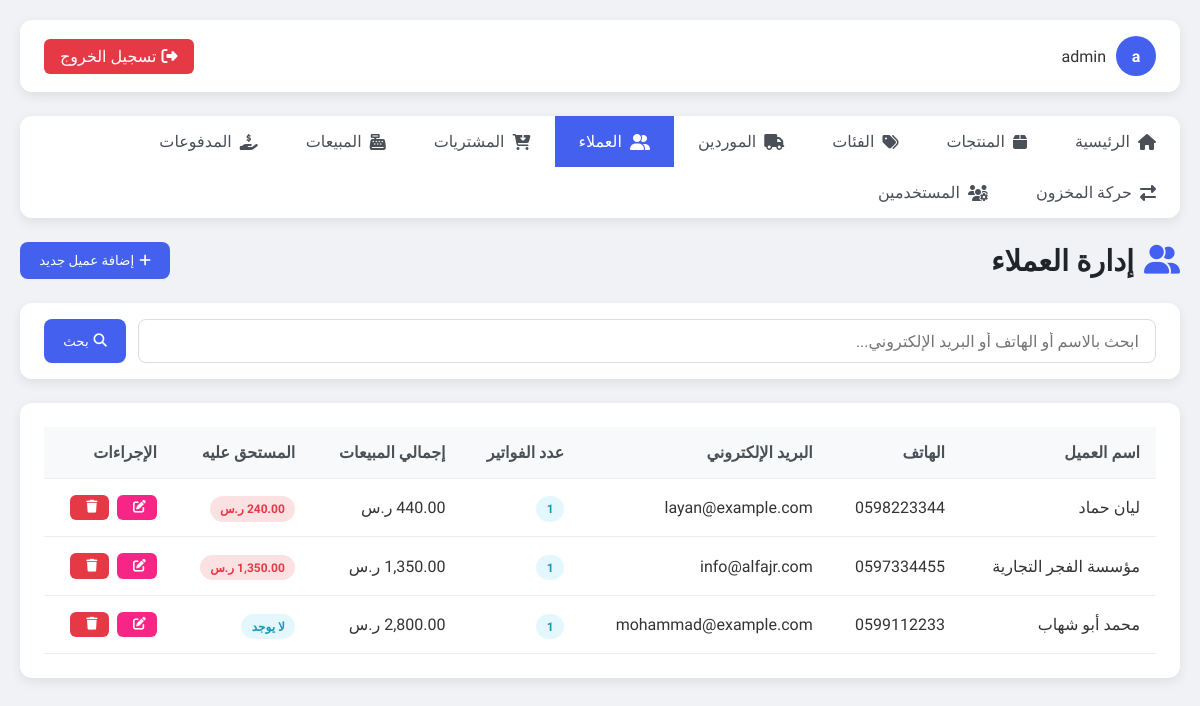
/customers.php (signed in), run on the app's committed database.
### tables this page shows
CREATE TABLE IF NOT EXISTS customers (
    id INT AUTO_INCREMENT PRIMARY KEY,
    name VARCHAR(150) NOT NULL,
    phone VARCHAR(30),
    email VARCHAR(150),
    address VARCHAR(255),
    notes VARCHAR(255),
    created_at TIMESTAMP DEFAULT CURRENT_TIMESTAMP
);

### customers.php (the view, shortened to what this page needs)
<?php
include "config.php";
$q = isset($_GET['q']) ? trim($_GET['q']) : '';
$where = '';
$per_page = 10;
$page = isset($_GET['page']) ? max(1, (int)$_GET['page']) : 1;
$offset = ($page - 1) * $per_page;
$sql = "SELECT c.*, COUNT(s.id) AS sales_count,
        COALESCE(SUM(s.total_price), 0) AS total_sales,
        COALESCE(SUM(s.total_price), 0) - COALESCE((SELECT SUM(p.amount) FROM payments p
            INNER JOIN sales s2 ON p.sale_id = s2.id WHERE s2.customer_id = c.id), 0) AS total_due
        FROM customers c
        LEFT JOIN sales s ON s.customer_id = c.id
        $where
        GROUP BY c.id
        ORDER BY c.created_at DESC
        LIMIT $per_page OFFSET $offset";
$result = mysqli_query($conn, $sql);
$customers = mysqli_fetch_all($result, MYSQLI_ASSOC);
?>
<!DOCTYPE html>
<html lang="ar" dir="rtl">
<head>
    <link rel="stylesheet" href="https://cdnjs.cloudflare.com/ajax/libs/font-awesome/6.4.0/css/all.min.css">
</head>
<body>
    <div class="container">
        <div class="topbar">
            <div class="user-info">
                <div class="avatar"><?php echo substr($_SESSION["username"], 0, 1); ?></div>
                <span><?php echo $_SESSION["username"]; ?></span>
            </div>
            <a href="logout.php" class="logout-btn"><i class="fas fa-sign-out-alt"></i> تسجيل الخروج</a>
        </div>
        <div class="nav">
            <a href="index.php"><i class="fas fa-home"></i> الرئيسية</a>
            <a href="products.php"><i class="fas fa-box"></i> المنتجات</a>
            <a href="categories.php"><i class="fas fa-tags"></i> الفئات</a>
            <a href="suppliers.php"><i class="fas fa-truck"></i> الموردين</a>
            <a href="customers.php" class="active"><i class="fas fa-user-friends"></i> العملاء</a>
            <a href="purchases.php"><i class="fas fa-cart-arrow-down"></i> المشتريات</a>
            <a href="sales.php"><i class="fas fa-cash-register"></i> المبيعات</a>
            <a href="payments.php"><i class="fas fa-hand-holding-usd"></i> المدفوعات</a>
            <a href="stock_movements.php"><i class="fas fa-exchange-alt"></i> حركة المخزون</a>
            <?php if($_SESSION['role'] === 'admin'): ?>
            <a href="users.php"><i class="fas fa-users-cog"></i> المستخدمين</a>
            <?php endif; ?>
        </div>
        <div class="page-header">
            <h1 class="page-title"><i class="fas fa-user-friends"></i> إدارة العملاء</h1>
            <button onclick="showAddForm()" class="btn btn-primary"><i class="fas fa-plus"></i> إضافة عميل جديد</button>
        </div>
        <form method="get" class="search-bar">
            <input type="text" name="q" placeholder="ابحث بالاسم أو الهاتف أو البريد الإلكتروني..." value="<?php echo htmlspecialchars($q); ?>">
            <button type="submit" class="btn btn-primary"><i class="fas fa-search"></i> بحث</button>
        </form>
        <div class="table-container">
            <table>
                <thead>
                    <tr>
                        <th>اسم العميل</th>
                        <th>الهاتف</th>
                        <th>البريد الإلكتروني</th>
                        <th>عدد الفواتير</th>
                        <th>إجمالي المبيعات</th>
                        <th>المستحق عليه</th>
                        <th>الإجراءات</th>
                    </tr>
                </thead>
                <tbody>
                    <?php if(count($customers) > 0): ?>
                        <?php foreach($customers as $customer): ?>
                            <tr>
                                <td><?php echo htmlspecialchars($customer['name']); ?></td>
                                <td><?php echo $customer['phone'] ? htmlspecialchars($customer['phone']) : '—'; ?></td>
                                <td><?php echo $customer['email'] ? htmlspecialchars($customer['email']) : '—'; ?></td>
                                <td><span class="badge badge-success"><?php echo $customer['sales_count']; ?></span></td>
                                <td><?php echo number_format($customer['total_sales'], 2); ?> ر.س</td>
                                <td>
                                    <?php if($customer['total_due'] > 0): ?>
                                        <span class="badge badge-danger"><?php echo number_format($customer['total_due'], 2); ?> ر.س</span>
                                    <?php else: ?>
                                        <span class="badge badge-success">لا يوجد</span>
                                    <?php endif; ?>
                                </td>
                                <td>
                                    <div class="action-buttons">
                                        <a href="edit_customer.php?id=<?php echo $customer['id']; ?>" class="btn btn-warning btn-sm"><i class="fas fa-edit"></i></a>
                                        <a href="customers.php?delete_id=<?php echo $customer['id']; ?>" class="btn btn-danger btn-sm" onclick="return confirm('هل أنت متأكد من حذف هذا العميل؟')"><i class="fas fa-trash"></i></a>
                                    </div>
                                </td>
                            </tr>
                        <?php endforeach; ?>
                    <?php else: ?>
                        <tr>
                            <td colspan="7" style="text-align: center;">لا يوجد عملاء مطابقون</td>
                        </tr>
                    <?php endif; ?>
                </tbody>
            </table>
        </div>
    </div>
</body>
</html>

### customers.php (style rules this page uses)
:root { --primary: #4361ee; --secondary: #3f37c9; --success: #4cc9f0; --info: #4895ef; --warning: #f72585; --danger: #e63946; --light: #f8f9fa; --dark: #212529; --background: #f0f2f5; --card-shadow: 0 4px 12px rgba(0, 0, 0, 0.08); }
* { margin: 0; padding: 0; box-sizing: border-box; font-family: 'Tajawal', sans-serif; }
body { background-color: var(--background); color: #333; min-height: 100vh; }
.container { max-width: 1200px; margin: 0 auto; padding: 20px; }
.topbar { background-color: white; border-radius: 12px; padding: 1rem 1.5rem; margin-bottom: 1.5rem; display: flex; justify-content: space-between; align-items: center; box-shadow: var(--card-shadow); }
.user-info { display: flex; align-items: center; }
.user-info .avatar { width: 40px; height: 40px; background-color: var(--primary); border-radius: 50%; display: flex; align-items: center; justify-content: center; color: white; margin-left: 10px; font-weight: bold; }
.logout-btn { background-color: var(--danger); color: white; padding: 0.5rem 1rem; border-radius: 6px; text-decoration: none; display: flex; align-items: center; transition: all 0.3s; }
.logout-btn i { margin-left: 5px; }
.nav { display: flex; flex-wrap: wrap; background: white; border-radius: 12px; margin-bottom: 1.5rem; box-shadow: var(--card-shadow); }
.nav a { padding: 1rem 1.5rem; text-decoration: none; color: #495057; font-weight: 500; transition: all 0.3s; display: flex; align-items: center; }
.nav a:hover, .nav a.active { background-color: var(--primary); color: white; }
.nav a i { margin-left: 8px; }
.page-header { display: flex; justify-content: space-between; align-items: center; margin-bottom: 1.5rem; flex-wrap: wrap; gap: 1rem; }
.page-title { font-size: 1.8rem; color: var(--dark); display: flex; align-items: center; }
.page-title i { margin-left: 10px; color: var(--primary); }
.btn { padding: 0.7rem 1.2rem; border-radius: 8px; text-decoration: none; display: inline-flex; align-items: center; transition: all 0.3s; font-weight: 500; border: none; cursor: pointer; }
.btn-primary { background-color: var(--primary); color: white; }
.btn i { margin-left: 5px; }
.search-bar { background-color: white; border-radius: 12px; padding: 1rem 1.5rem; margin-bottom: 1.5rem; box-shadow: var(--card-shadow); display: flex; gap: 0.75rem; }
.search-bar input { flex: 1; padding: 0.7rem 1rem; border: 1px solid #ddd; border-radius: 8px; font-size: 1rem; }
.table-container { background-color: white; border-radius: 12px; padding: 1.5rem; box-shadow: var(--card-shadow); margin-bottom: 1.5rem; overflow-x: auto; }
table { width: 100%; border-collapse: collapse; }
th, td { padding: 1rem; text-align: right; border-bottom: 1px solid #eee; }
th { font-weight: 600; color: #495057; background-color: #f8f9fa; }
.badge { padding: 0.35rem 0.65rem; border-radius: 50rem; font-size: 0.75rem; font-weight: 700; }
.badge-success { background-color: rgba(76, 201, 240, 0.15); color: #1997b8; }
.badge-danger { background-color: rgba(230, 57, 70, 0.15); color: #e63946; }
.action-buttons { display: flex; gap: 0.5rem; }
.btn-sm { padding: 0.4rem 0.7rem; font-size: 0.8rem; border-radius: 6px; }
.btn-warning { background-color: var(--warning); color: white; }
.btn-danger { background-color: var(--danger); color: white; }

### data on the page
customers: name "ليان حماد", phone "0598223344", email "layan@example.com", sales_count "1", total_sales "440.00", total_due "240.00"
customers: name "مؤسسة الفجر التجارية", phone "0597334455", email "info@alfajr.com", sales_count "1"
customers: name "محمد أبو شهاب", phone "0599112233", email "mohammad@example.com", sales_count "1", shows "لا يوجد"

### other printed values
substr($_SESSION["username"], 0, 1) "a"
$_SESSION["username"] "admin"
